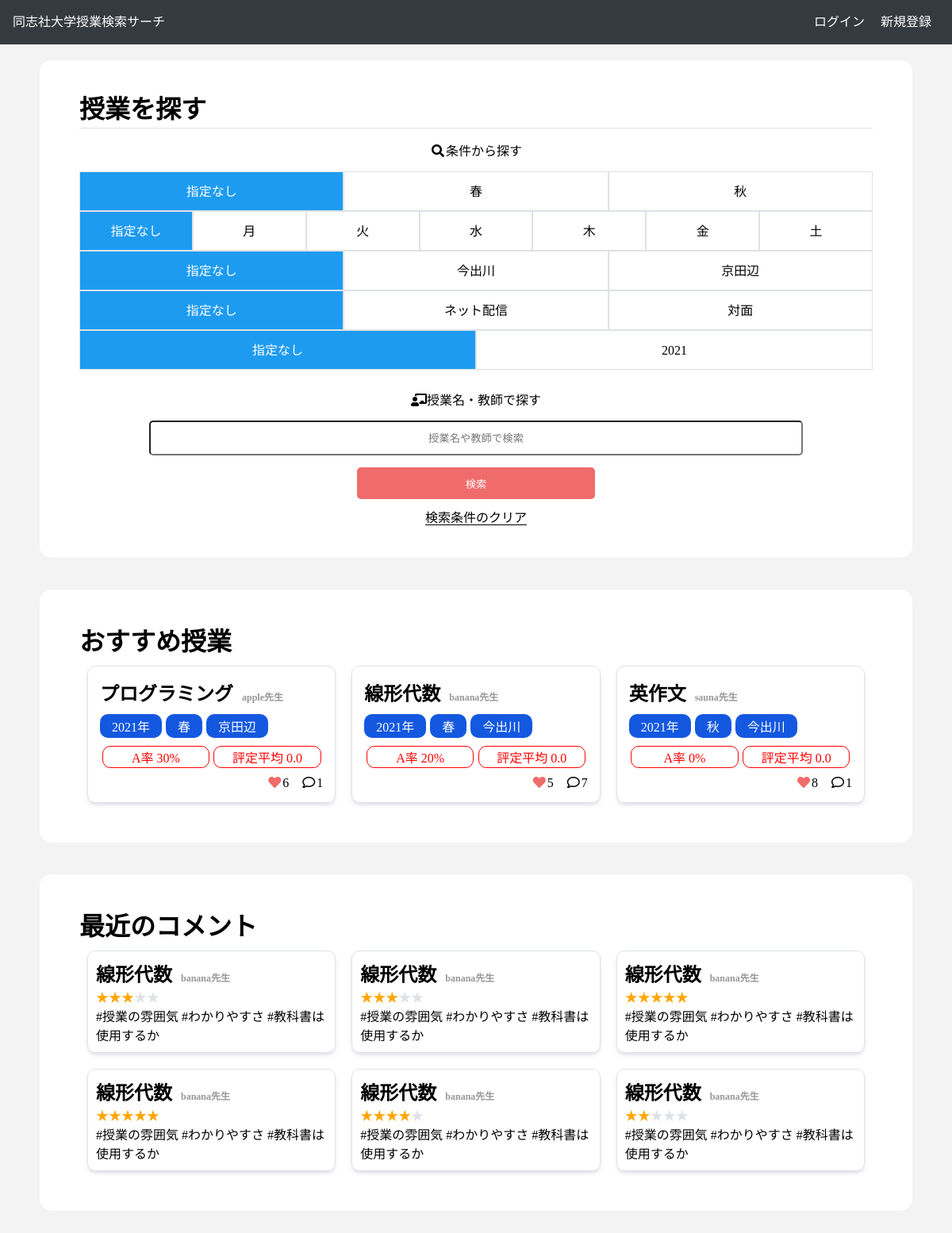
The page / on the database its author committed.
### dclass_application/models.py (models this page shows, shortened)
class Classes(models.Model):
    class_name = models.CharField(max_length=100)
    a_ratio = models.FloatField(default=0.0)
    b_ratio = models.FloatField(default=0.0)
    c_ratio = models.FloatField(default=0.0)
    d_ratio = models.FloatField(default=0.0)
    f_ratio = models.FloatField(default=0.0)
    o_ratio = models.FloatField(default=0.0)
    average_evaluation = models.FloatField(default=0.0)
    term = models.CharField(max_length=100)
    year = models.IntegerField(default=2021)
    place = models.CharField(max_length=100)
    class_form = models.CharField(max_length=100)
    day = models.CharField(max_length=100)
    time = models.CharField(max_length=100)
    favorite = models.IntegerField(default=0)
    textbook = models.CharField(max_length=100)
    code = models.CharField(max_length=100)
    faculty = models.CharField(max_length=100)
    teacher = models.CharField(max_length=100)
    syllabus_link = models.CharField(max_length=100)
    test_ratio = models.IntegerField(default=0)
    report_ratio = models.IntegerField(default=0)
    participation_ratio = models.IntegerField(default=0)
    comment_num = models.IntegerField(default=0)
    def get_round_a_ratio(self):
        return int(self.a_ratio)

class Comment(models.Model):
    text = models.TextField()
    cl = models.ForeignKey(Classes, on_delete=models.CASCADE)
    user = models.ForeignKey('accounts.CustomUser', on_delete=models.DO_NOTHING)
    star = models.IntegerField(default=0)
    created_at = models.DateTimeField(default=timezone.now)
    def get_star(self):
        return '★' * self.star
    def get_left_star(self):
        return '★' * (5 - self.star)

### dclass_application/views.py (the view)
# urls.py: path('', IndexView.as_view(), name = 'index'),
class IndexView(TemplateView):
    class_model = Classes
    comment_model = Comment
    RECOMMEND_CNT = 6
    RECENT_COMMENT = 6
    def get(self, request):
        params = {
            'form': ClassSeachForm,
            'recommend_data': self.class_model.objects.all().order_by('a_ratio').reverse()[:self.RECOMMEND_CNT],
            'recent_comments': self.comment_model.objects.all().order_by('created_at').reverse()[:self.RECOMMEND_CNT],
        }
        return render(request, 'index.html', params)

### dclass_application/templates/index.html (shortened to what this page needs)
{% extends 'base.html' %}
{% block main %}
    <div class="wrapper">
        <h1 class="title heading">授業を探す</h1>
            <form action="{% url 'result' %}" method = "post" class="search_form">
                <div class = 'search_with_terms'>
                    <p class="how_to_search"><i class="fas fa-search fa-fw"></i>条件から探す</p>
                    <div class="radio_wrap">
                        {% for radio in form.term %}
                            <label for="id_term_{{ forloop.counter0 }}">{{ radio.choice_label }}</label>
                        {% endfor %}
                    </div>
                    <div class="radio_wrap">
                        {% for radio in form.day %}
                            <label for="id_day_{{ forloop.counter0 }}">{{ radio.choice_label }}</label>
                        {% endfor %}
                    </div>
                    <div class="radio_wrap">
                        {% for radio in form.place %}
                            <label for="id_place_{{ forloop.counter0 }}">{{ radio.choice_label }}</label>
                        {% endfor %}
                    </div>
                    <div class="radio_wrap">
                        {% for radio in form.class_form %}
                            <label for="id_class_form_{{ forloop.counter0 }}">{{ radio.choice_label }}</label>
                        {% endfor %}
                    </div>
                    <div class="radio_wrap">
                        {% for radio in form.year %}
                            <label for="id_year_{{ forloop.counter0 }}">{{ radio.choice_label }}</label>
                        {% endfor %}
                    </div>
                </div>
                <div class="search_with_keyword">
                    <p class="how_to_search"><i class="fas fa-chalkboard-teacher fa-fw"></i>授業名・教師で探す</p>
                    <div>
                        {{ form.keyword }}
                    </div>
                    <div class="center">
                        <input type="submit" value="検索", class="btn search_btn">
                    </div>
                </div>
            </form>
            <div class="center reset_condition">
                <a href={% url 'index' %}>検索条件のクリア</a>
            </div>
    </div>
    <div class="wrapper">
        <h1>おすすめ授業</h1>
        <div class="class_w">
            {% for cl in recommend_data %}
                {% include "_class_list.html" %}
            {% empty %}
                <p>おすすめの授業はありません</p>
            {% endfor %}
        </div>
    </div>
    <div class="wrapper">
        <h1>最近のコメント</h1>
        <div class="comment_w">
            {% for comment in recent_comments %}
                <div class="class_result">
                    <a href="{% url 'class' comment.cl.id %}">
                        <div class="comment_result_content">
                            <h2>
                            {{comment.cl.class_name}}
                            <span class='teacher_name'>{{ comment.cl.teacher }}先生</span>
                            </h2>
                            <span class="star">{{comment.get_star}}</span><span class="my-gray">{{comment.get_left_star}}</span>
                            <p>{{comment.text}}</p>
                        </div>
                    </a>
                </div>
            {% empty %}
                <p>コメントがありません</p>
            {% endfor %}
        </div>
    </div>
{% endblock main %}

### dclass_application/templates/_class_list.html
<div class="class_result">
    <a href="{% url 'class' cl.id %}">
        <div class="class_result_content">
            <ul>
                <li>
                    <h2>
                        {{ cl.class_name }}
                        <span class='teacher_name'>{{ cl.teacher }}先生</span>
                    </h2>
                </li>
                <li>
                    <p class="tag">{{ cl.year }}年</p>
                    <p class="tag">{{ cl.term }}</p>
                    <p class="tag">{{ cl.place}}</p>
                </li>
                <li>
                    <p class="class_a_average_evaluation">A率 {{cl.get_round_a_ratio}}%</p>
                    <p class="class_a_average_evaluation">評定平均 {{cl.average_evaluation}}</p>
                <li>
                    <p><i class="fas fa-heart fa-fw my-pink"></i>{{ cl.favorite }}</p>
                    <p><i class="far fa-comment fa-fw"></i>{{cl.comment_num}}</p>
                </li>
            </ul>
        </div>
    </a>
</div>

### dclass_application/static/css/main.css (style rules this page uses)
* { margin: 0; padding: 0; }
body { font-family: "Noto Sans Japanese", "ヒラギノ角ゴ Pro W3", "Hiragino Kaku Gothic Pro", "メイリオ", "Meiryo", "ＭＳ Ｐゴシック", "Osaka", "sans-serif"; }
a { text-decoration: none; color: black; }
li { list-style: none; }
:root { --my-gray: #DEE2E6; --my-light-gray: #F3F3F3; --my-black: #353A40; --my-blue: #1458e0; --my-pink: #F06B6B; --my-star: #F8C601; }
html { background-color: var(--my-light-gray); }
.wrapper { margin: 40px 0px; padding: 40px 50px; background-color: white; border-radius: 15px; margin-top: 20px; }
.class_w { display: flex; flex-wrap: wrap; }
.class_a_average_evaluation { width: 48%; box-sizing: border-box; padding: 1px 12px; margin: 0 1%; border-radius: 10px; border: 1px solid red; color: red; text-align: center; }
.comment_w { display: flex; flex-wrap: wrap; }
.class_result_content { padding: 15px; box-sizing: border-box; }
.class_result_content ul li { display: flex; flex-wrap: nowrap; }
.class_result_content ul li:not(:last-child) { padding-bottom: 10px; }
.class_result_content ul li:last-child { justify-content: flex-end; }
.class_result_content ul li:last-child p { margin-left: 15px; }
.comment_result_content { padding: 10px; box-sizing: border-box; }
.class_result { width: calc(calc(100% - 60px)/3); box-sizing: border-box; border: 1px solid var(--my-gray); border-radius: 10px; margin: 10px 10px; box-shadow: 0 3px 6px -2px #000a3c33; transition: box-shadow .2s; }
.tag { background-color: var(--my-blue); color: white; padding: 3px 15px; box-sizing: border-box; border-radius: 10px; }
.tag:not(:last-child) { margin-right: 5px; }
.title { display: flex; flex-wrap: wrap; height: 45px; line-height: 45px; }
.heading { border-bottom: 1px solid var(--my-gray); }
.btn { color: white; border: none; height: 40px; border-radius: 5px; cursor: pointer; background-color: #1D9BF0; }
.search_btn { background-color: #F06B6B; width: 300px; margin-top: 15px; }
.my-gray { color: var(--my-gray); }
.my-pink { color: var(--my-pink); }
.center { text-align: center; }
.how_to_search { text-align: center; font-size: 16px; padding: 15px 0px; }
.search_with_terms { margin-bottom: 10px; }
.search_with_keyword { margin-bottom: 10px; text-align: center; }
.keyword { width: 80%; height: 30px; border-radius: 5px; padding: 5px 10px; }
.keyword::placeholder { text-align: center; }
.search_with_terms input[type='radio']:checked+label { box-sizing: border-box; border: 1px solid var(--my-gray); color: white; background-color: #1D9BF0; }
.radio_wrap { width: 100%; display: flex; flex-direction: row; flex-wrap: nowrap; text-align: center; }
.star { color: orange; }
.radio_wrap label { box-sizing: border-box; display: inline-block; border: 1px solid var(--my-gray); height: 50px; width: 100%; line-height: 50px; }
.reset_condition a { border-bottom: 1px solid black; }
.teacher_name { font-size: 12px; margin-left: 5px; color: #979797; }

### rows shown on the page
Classes: class_name "プログラミング", teacher "apple", year "2021", term "春", place "京田辺", get_round_a_ratio "30", average_evaluation "0.0", favorite "6", comment_num "1"
Classes: class_name "線形代数", teacher "banana", year "2021", term "春", place "今出川", get_round_a_ratio "20", average_evaluation "0.0", favorite "5", comment_num "7"
Classes: class_name "英作文", teacher "sauna", year "2021", term "秋", place "今出川", get_round_a_ratio "0", average_evaluation "0.0", favorite "8", comment_num "1"
Comment: cl.class_name "線形代数", cl.teacher "banana", get_star "★★★", get_left_star "★★", text "#授業の雰囲気 #わかりやすさ #教科書は使用するか"
Comment: cl.class_name "線形代数", cl.teacher "banana", get_star "★★★", get_left_star "★★", text "#授業の雰囲気 #わかりやすさ #教科書は使用するか"
Comment: cl.class_name "線形代数", cl.teacher "banana", get_star "★★★★★", text "#授業の雰囲気 #わかりやすさ #教科書は使用するか"
Comment: cl.class_name "線形代数", cl.teacher "banana", get_star "★★★★★", text "#授業の雰囲気 #わかりやすさ #教科書は使用するか"
Comment: cl.class_name "線形代数", cl.teacher "banana", get_star "★★★★", get_left_star "★", text "#授業の雰囲気 #わかりやすさ #教科書は使用するか"
Comment: cl.class_name "線形代数", cl.teacher "banana", get_star "★★", get_left_star "★★★", text "#授業の雰囲気 #わかりやすさ #教科書は使用するか"

### other values the page prints
{{ radio.choice_label }} "指定なし" "春" "秋"
{{ radio.choice_label }} "指定なし" "月" "火" "水" "木" "金" "土"
{{ radio.choice_label }} "指定なし" "今出川" "京田辺"
{{ radio.choice_label }} "指定なし" "ネット配信" "対面"
{{ radio.choice_label }} "指定なし" "2021"
